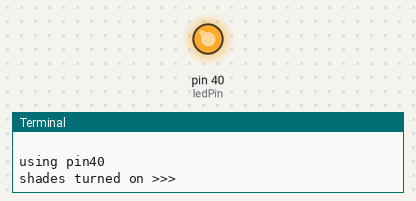
Bench run of a program on a simulated Raspberry Pi (header pin numbers). On the bench: output pins drawn as LEDs (lit = HIGH), the last lines printed to the terminal.

Above: at 2.5 s.
At 7.5 s:
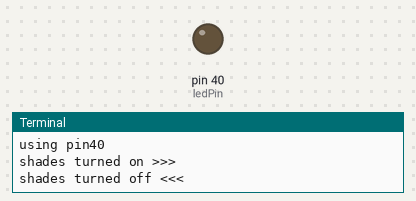
Timing chart, 0 to 13.0 s (numbered marks = the images above):
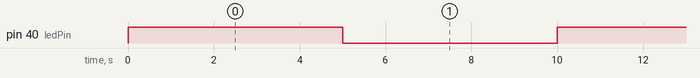

Measured:
- by itself, pin 40 (ledPin): alternates HIGH for 5.0 s and LOW for 5.0 s

The program:

Step2.py
```python
import RPi.GPIO as GPIO
import time
ledPin = 40 # define ledPin
def setup():
    GPIO.setmode(GPIO.BOARD) # use PHYSICAL GPIO Numbering
    GPIO.setup(ledPin, GPIO.OUT) # set the ledPin to OUTPUT mode
    GPIO.output(ledPin, GPIO.LOW) # make ledPin output LOW level
    print ('using pin%d'%ledPin)

def loop():
    while True:
        GPIO.output(ledPin, GPIO.HIGH) # make ledPin output HIGH level to turn on led
        print ('shades turned on >>>') # print information on terminal
        time.sleep(5) # Wait for 1 second
        GPIO.output(ledPin, GPIO.LOW) # make ledPin output LOW level to turn off led
        print ('shades turned off <<<')
        time.sleep(5) # Wait for 1 second
def destroy():
    GPIO.cleanup() # Release all GPIO
if __name__ == '__main__': # Program entrance
    print ('Program is starting ... \n')
    setup()
    try:
        loop()
    except KeyboardInterrupt: # Press ctrl-c to end the program.
        destroy()
```
